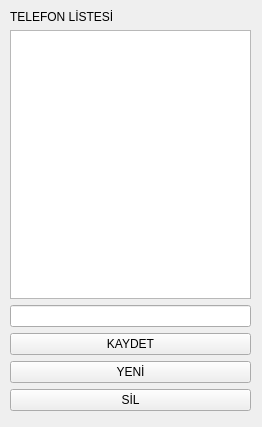
<?xml version="1.0" encoding="UTF-8"?>
<ui version="4.0">
 <class>TelefonEkleme</class>
 <widget class="QWidget" name="TelefonEkleme">
  <property name="geometry">
   <rect>
    <x>0</x>
    <y>0</y>
    <width>262</width>
    <height>427</height>
   </rect>
  </property>
  <property name="windowTitle">
   <string>Form</string>
  </property>
  <widget class="QWidget" name="verticalLayoutWidget">
   <property name="geometry">
    <rect>
     <x>10</x>
     <y>10</y>
     <width>241</width>
     <height>401</height>
    </rect>
   </property>
   <layout class="QVBoxLayout" name="verticalLayout">
    <item>
     <widget class="QLabel" name="label">
      <property name="text">
       <string>TELEFON LİSTESİ</string>
      </property>
     </widget>
    </item>
    <item>
     <widget class="QListWidget" name="telList"/>
    </item>
    <item>
     <widget class="QLineEdit" name="txtTel"/>
    </item>
    <item>
     <widget class="QPushButton" name="btnKaydet">
      <property name="text">
       <string>KAYDET</string>
      </property>
     </widget>
    </item>
    <item>
     <widget class="QPushButton" name="btnYeni">
      <property name="text">
       <string>YENİ</string>
      </property>
     </widget>
    </item>
    <item>
     <widget class="QPushButton" name="btnSil">
      <property name="text">
       <string>SİL</string>
      </property>
     </widget>
    </item>
   </layout>
  </widget>
 </widget>
 <resources/>
 <connections/>
</ui>
